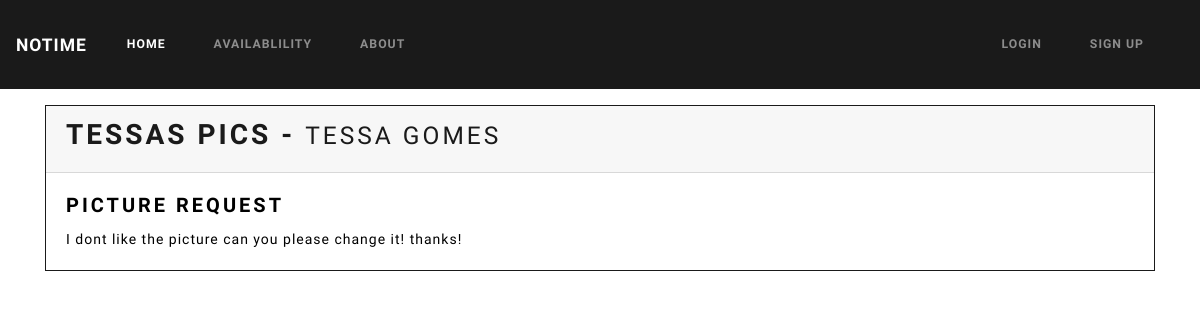
/request/3, run on the app's committed database.
### fulcrumportal/models.py (models this page shows, shortened)
class Requests(db.Model):
    id = db.Column(db.Integer, primary_key=True)
    user_fullname = db.Column(db.String(40), nullable=False)
    user_business = db.Column(db.String(80), db.ForeignKey('user.business_name'), nullable=False)
    date_posted = db.Column(db.DateTime, nullable=False, default=datetime.utcnow)
    request_title = db.Column(db.String(30), nullable=False, default='Request')
    request_body = db.Column(db.Text, nullable=False)

### fulcrumportal/routes.py (the view)
@app.route("/request/<int:request_id>")
def requests(request_id):
    request2 = Requests.query.get_or_404(request_id)
    return render_template('request.html', title=request2.request_title, request=request2)

### fulcrumportal/templates/request.html (shortened to what this page needs)
{% extends "main.html" %}
{% block content %}
    <div class="container pt-3">
        <div class="card border-primary mb-3" style="color: #000;">
          <div class="card-header"><h2 class="">{{ request.user_business }} - <small>{{ request.user_fullname }}</small></h2></div>
          <div class="card-body">
            <h4 class="card-title">{{ request.request_title }}</h4>
            <p class="card-text">{{ request.request_body }}</p>
          </div>
        </div>
    </div>
{% endblock content %}

### data on the page
Requests: user_business "TESSAS PICS", user_fullname "TESSA GOMES", request_title "PICTURE REQUEST", request_body "I dont like the picture can you please change it! thanks!"
